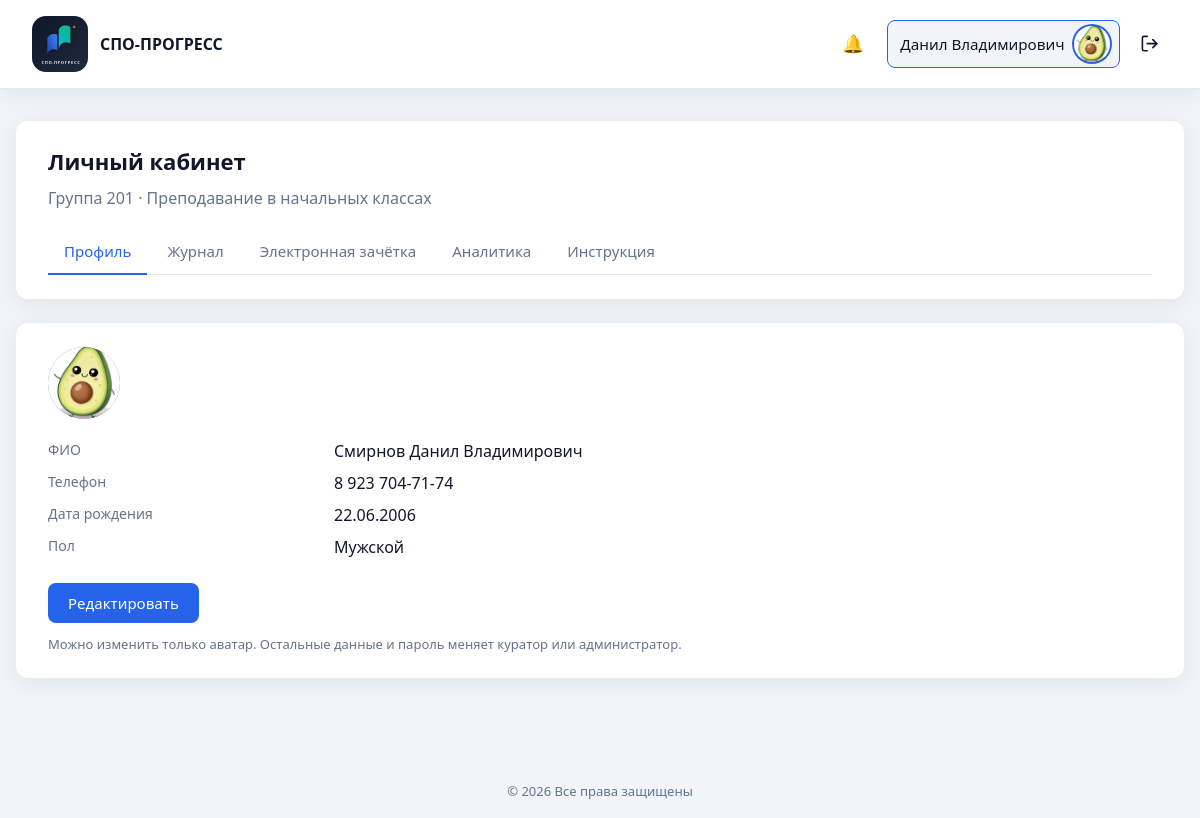
Screenshot of /student/cabinet.php (signed in) with the database file from the repository.
### tables this page shows
CREATE TABLE `users` (
  `id` int UNSIGNED NOT NULL,
  `email` varchar(255) NOT NULL,
  `password_hash` varchar(255) NOT NULL,
  `password_plain` varchar(64) DEFAULT NULL,
  `full_name` varchar(255) NOT NULL,
  `phone` varchar(50) NOT NULL DEFAULT '',
  `position` varchar(255) NOT NULL DEFAULT '',
  `education` varchar(500) NOT NULL DEFAULT '',
  `additional_info` text,
  `avatar` varchar(255) NOT NULL DEFAULT 'icon:default',
  `role` enum('admin','teacher','student') NOT NULL DEFAULT 'teacher',
  `is_active` tinyint(1) NOT NULL DEFAULT '1',
  `created_at` datetime NOT NULL DEFAULT CURRENT_TIMESTAMP,
  `updated_at` datetime NOT NULL DEFAULT CURRENT_TIMESTAMP ON UPDATE CURRENT_TIMESTAMP
);

CREATE TABLE `students` (
  `id` int UNSIGNED NOT NULL,
  `group_id` int UNSIGNED NOT NULL,
  `user_id` int UNSIGNED DEFAULT NULL,
  `full_name` varchar(255) NOT NULL,
  `phone` varchar(50) NOT NULL DEFAULT '',
  `snils` varchar(14) NOT NULL DEFAULT '',
  `birth_date` date DEFAULT NULL,
  `gender` enum('male','female') DEFAULT NULL,
  `mother_name` varchar(255) NOT NULL DEFAULT '',
  `mother_phone` varchar(50) NOT NULL DEFAULT '',
  `mother_workplace` varchar(500) NOT NULL DEFAULT '',
  `father_name` varchar(255) NOT NULL DEFAULT '',
  `father_phone` varchar(50) NOT NULL DEFAULT '',
  `father_workplace` varchar(500) NOT NULL DEFAULT '',
  `address_registered` varchar(500) NOT NULL DEFAULT '',
  `address_region` varchar(255) NOT NULL DEFAULT '',
  `address_district` varchar(255) NOT NULL DEFAULT '',
  `address_locality` varchar(255) NOT NULL DEFAULT '',
  `address_street` varchar(255) NOT NULL DEFAULT '',
  `address_house` varchar(50) NOT NULL DEFAULT '',
  `address_actual` varchar(500) NOT NULL DEFAULT '',
  `district` varchar(255) NOT NULL DEFAULT '',
  `is_low_income` tinyint(1) NOT NULL DEFAULT '0',
  `family_type` enum('complete','no_father','no_mother') DEFAULT NULL,
  `siblings_under_18` tinyint UNSIGNED NOT NULL DEFAULT '0',
  `residence_type` enum('family','dormitory','apartment') DEFAULT NULL,
  `is_nonresident` tinyint(1) NOT NULL DEFAULT '0',
  `without_parental_care` tinyint(1) NOT NULL DEFAULT '0',
  `created_at` datetime NOT NULL DEFAULT CURRENT_TIMESTAMP,
  `updated_at` datetime NOT NULL DEFAULT CURRENT_TIMESTAMP ON UPDATE CURRENT_TIMESTAMP
);

CREATE TABLE `study_groups` (
  `id` int UNSIGNED NOT NULL,
  `number` varchar(50) NOT NULL,
  `specialty_id` int UNSIGNED NOT NULL,
  `curator_id` int UNSIGNED DEFAULT NULL,
  `created_at` datetime NOT NULL DEFAULT CURRENT_TIMESTAMP,
  `updated_at` datetime NOT NULL DEFAULT CURRENT_TIMESTAMP ON UPDATE CURRENT_TIMESTAMP
);

CREATE TABLE `specialties` (
  `id` int UNSIGNED NOT NULL,
  `name` varchar(255) NOT NULL,
  `code` varchar(50) NOT NULL,
  `created_at` datetime NOT NULL DEFAULT CURRENT_TIMESTAMP,
  `updated_at` datetime NOT NULL DEFAULT CURRENT_TIMESTAMP ON UPDATE CURRENT_TIMESTAMP
);

### includes/migrations.php (called while the page is built, shortened)
<?php
function ensure_user_roles_schema(PDO $pdo): void
{
    $done = true;
    $stmt = $pdo->query("SHOW TABLES LIKE 'user_roles'");
    if ($stmt->fetch()) {
        return;
    }
}
function ensure_organization_schema(PDO $pdo): void
{
    $done = true;
    $stmt = $pdo->query("SHOW TABLES LIKE 'organization'");
    if ($stmt->fetch()) {
        return;
    }
}
function run_migrations(PDO $pdo): void
{
    ensure_user_roles_schema($pdo);
    ensure_organization_schema($pdo);
    ensure_curriculum_schema($pdo);
    ensure_students_schema($pdo);
    ensure_gradebook_schema($pdo);
    ensure_attendance_schema($pdo);
    ensure_journal_schema($pdo);
    ensure_journal_brs_schema($pdo);
    ensure_ktp_schema($pdo);
}
function ensure_students_schema(PDO $pdo): void
{
    $done = true;
    $curatorCol = $pdo->query("SHOW COLUMNS FROM study_groups LIKE 'curator_id'")->fetch();
    $stmt = $pdo->query("SHOW TABLES LIKE 'students'");
    if ($stmt->fetch()) {
        return;
    }
}
function ensure_curriculum_schema(PDO $pdo): void
{
    $done = true;
    $stmt = $pdo->query("SHOW TABLES LIKE 'subjects'");
    if ($stmt->fetch()) {
        return;
    }
}
function ensure_gradebook_schema(PDO $pdo): void
{
    $done = true;
    $stmt = $pdo->query("SHOW TABLES LIKE 'app_settings'");
    $col = $pdo->query("SHOW COLUMNS FROM app_settings LIKE 'setting_value'")->fetch();
    $stmt = $pdo->query("SHOW TABLES LIKE 'grade_entries'");
    if ($stmt->fetch()) {
        return;
    }
}
function ensure_attendance_schema(PDO $pdo): void
{
    $done = true;
    $stmt = $pdo->query("SHOW TABLES LIKE 'attendance_reasons'");
    $stmt = $pdo->query("SHOW TABLES LIKE 'attendance_days'");
    if ($stmt->fetch()) {
        return;
    }
}
function ensure_journal_schema(PDO $pdo): void
{
    $done = true;
    $teacherCol = $pdo->query("SHOW COLUMNS FROM curriculum_items LIKE 'teacher_id'")->fetch();
    $stmt = $pdo->query("SHOW TABLES LIKE 'journal_lessons'");
    if ($stmt->fetch()) {
        return;
    }
}
function ensure_journal_brs_schema(PDO $pdo): void
{
    $done = true;
    $stmt = $pdo->query("SHOW TABLES LIKE 'journal_grades'");
    $markCol = $pdo->query("SHOW COLUMNS FROM journal_grades LIKE 'mark'")->fetch();
}
function ensure_ktp_schema(PDO $pdo): void
{
    $stmt = $pdo->query("SHOW TABLES LIKE 'ktp_topics'");
    $lessonTypeCol = $pdo->query("SHOW COLUMNS FROM ktp_topics LIKE 'lesson_type'")->fetch();
    if (!$lessonTypeCol) {
        $pdo->exec(
            "ALTER TABLE ktp_topics
             ADD lesson_type ENUM(
                'lecture', 'practice', 'independent',
                'diff_credit', 'credit', 'exam', 'control'
             ) NOT NULL DEFAULT 'lecture' AFTER title,
             ADD hours DECIMAL(4,1) NOT NULL DEFAULT 2.0 AFTER lesson_type"
        );
    } else {
        $typeDef = (string) ($lessonTypeCol['Type'] ?? '');
    }
    $stmt = $pdo->query("SHOW TABLES LIKE 'journal_lessons'");
    $topicCol = $pdo->query("SHOW COLUMNS FROM journal_lessons LIKE 'ktp_topic_id'")->fetch();
}

### includes/db.php (called while the page is built, shortened)
<?php
function db(): PDO
{
    static $pdo = null;
    if ($pdo === null) {
        $config = require __DIR__ . '/../config/database.php';
        $dsn = sprintf(
            'mysql:host=%s;dbname=%s;charset=%s',
            $config['host'],
            $config['dbname'],
            $config['charset']
        );
        $pdo = new PDO($dsn, $config['username'], $config['password'], [
            PDO::ATTR_ERRMODE            => PDO::ERRMODE_EXCEPTION,
            PDO::ATTR_DEFAULT_FETCH_MODE => PDO::FETCH_ASSOC,
            PDO::ATTR_EMULATE_PREPARES   => false,
        ]);
        require_once __DIR__ . '/migrations.php';
        run_migrations($pdo);
    }
    return $pdo;
}

### includes/student_accounts.php (called while the page is built, shortened)
<?php
require_once __DIR__ . '/db.php';
require_once __DIR__ . '/auth.php';
function get_student_by_user_id(int $userId): ?array
{
    $stmt = db()->prepare(
        'SELECT s.*, g.number AS group_number, sp.name AS specialty_name
         FROM students s
         INNER JOIN study_groups g ON g.id = s.group_id
         INNER JOIN specialties sp ON sp.id = g.specialty_id
         WHERE s.user_id = ?
         LIMIT 1'
    );
    $stmt->execute([$userId]);
    $row = $stmt->fetch();
    return $row ?: null;
}
function require_student(): void
{
    require_login();
}
function current_student(): ?array
{
    $user = current_user();
    return get_student_by_user_id((int) $user['id']);
}

### student/cabinet.php (the view, shortened to what this page needs)
<?php
require_once __DIR__ . '/../includes/auth.php';
require_once __DIR__ . '/../includes/student_accounts.php';
require_student();
$student = current_student();
$showAvatarEdit = false;
$showHeader = true;
$basePath = '../';
require __DIR__ . '/../includes/header.php';
$displayOrDash = static function (?string $value): string {
    $value = trim((string) $value);
    return $value !== '' ? $value : '—';
};
$userAvatar = normalize_avatar_value((string) ($user['avatar'] ?? 'icon:person'));
$fullName = (string) ($student['full_name'] ?? $user['full_name'] ?? '');
$phone = (string) ($student['phone'] ?? $user['phone'] ?? '');
$birthDate = $student['birth_date'] ?? null;
$gender = $student['gender'] ?? null;
?>
<div class="dashboard dashboard--wide">
    <section class="panel">
        <div class="panel__header">
            <div>
                <h1>Личный кабинет</h1>
                <p class="text-muted">
                    <?php if ($student): ?>
                        Группа <?= e($student['group_number']) ?>
                        · <?= e($student['specialty_name']) ?>
                    <?php else: ?>
                        Профиль студента
                    <?php endif; ?>
                </p>
            </div>
        </div>
        <?php require __DIR__ . '/../includes/student_nav.php'; ?>
    </section>
    <section class="panel">
        <div class="cabinet-profile-view" data-profile-view<?= $showAvatarEdit ? ' hidden' : '' ?>>
            <div class="cabinet-avatar-block cabinet-avatar-block--view">
                <?= render_user_avatar($userAvatar, 'user-avatar--lg', $basePath) ?>
            </div>
            <dl class="profile-list">
                <dt>ФИО</dt>
                <dd><?= e($displayOrDash($fullName)) ?></dd>
                <dt>Телефон</dt>
                <dd><?= e($displayOrDash($phone)) ?></dd>
                <dt>Дата рождения</dt>
                <dd><?= e(format_student_birth_date($birthDate !== null ? (string) $birthDate : null)) ?></dd>
                <dt>Пол</dt>
                <dd><?= e(student_gender_label($gender !== null ? (string) $gender : null)) ?></dd>
            </dl>
            <div class="form__actions">
                <button type="button" class="btn btn--primary" data-profile-edit-open>Редактировать</button>
            </div>
            <p class="text-muted table-hint">
                Можно изменить только аватар. Остальные данные и пароль меняет куратор или администратор.
            </p>
        </div>
    </section>
</div>
<?php require __DIR__ . '/../includes/footer.php'; ?>

### includes/header.php (shortened to what this page needs)
<!DOCTYPE html>
<html lang="ru">
<head>
    <?php $basePath = $basePath ?? ''; ?>
    <link rel="stylesheet" href="<?= e($basePath) ?>assets/css/style.css">
</head>
<body>
    <div class="page">
        <?php if (!empty($showHeader)): ?>
        <header class="header">
            <div class="header__brand">
                <span class="header__logo">
                    <img
                        class="header__logo-img"
                        src="<?= e($basePath) ?>assets/img/logo-icon.svg"
                        alt="СПО-ПРОГРЕСС"
                        width="56"
                        height="56"
                    >
                </span>
                <span class="header__title">СПО-ПРОГРЕСС</span>
            </div>
            <?php if (is_logged_in()): ?>
            <?php
            $headerUser = current_user();
            $headerName = user_first_middle_name((string) ($headerUser['full_name'] ?? ''));
            $headerAvatar = (string) ($headerUser['avatar'] ?? 'icon:person');
            $appBase = app_base_path();
            $activePanel = current_header_panel();
            require_once __DIR__ . '/notifications.php';
            ?>
            <nav class="header__nav">
                <a
                    href="<?= e($appBase) ?>notifications.php"
                    class="header__notify-btn<?= basename((string) ($_SERVER['SCRIPT_NAME'] ?? '')) === 'notifications.php' ? ' is-active' : '' ?>"
                    title="Уведомления"
                >
                    <span class="header__notify-icon" aria-hidden="true">🔔</span>
                </a>
                <div class="header__account">
                    <a
                        href="<?= e($appBase) ?><?= is_student_user() ? 'student/cabinet.php' : 'cabinet.php' ?>"
                        class="header__cabinet-tab<?= ($activePanel === 'cabinet' || $activePanel === 'student') ? ' header__cabinet-tab--active' : '' ?>"
                        title="Личный кабинет"
                    >
                        <span class="header__user-name"><?= e($headerName) ?></span>
                        <?= render_user_avatar($headerAvatar, 'user-avatar--header', $basePath) ?>
                    </a>
                </div>
                <a
                    href="<?= e($basePath) ?>logout.php"
                    class="header__logout-btn"
                    title="Выйти"
                    aria-label="Выйти"
                >
                </a>
            </nav>
            <?php endif; ?>
        </header>
        <?php endif; ?>
        <main class="main">

### rows the page displays
users: full_name "Данил Владимирович"
students: group.number "201", specialties.name "Преподавание в начальных классах", full_name "Смирнов Данил Владимирович", phone "8 923 704-71-74", birth_date "22.06.2006", gender "Мужской"
